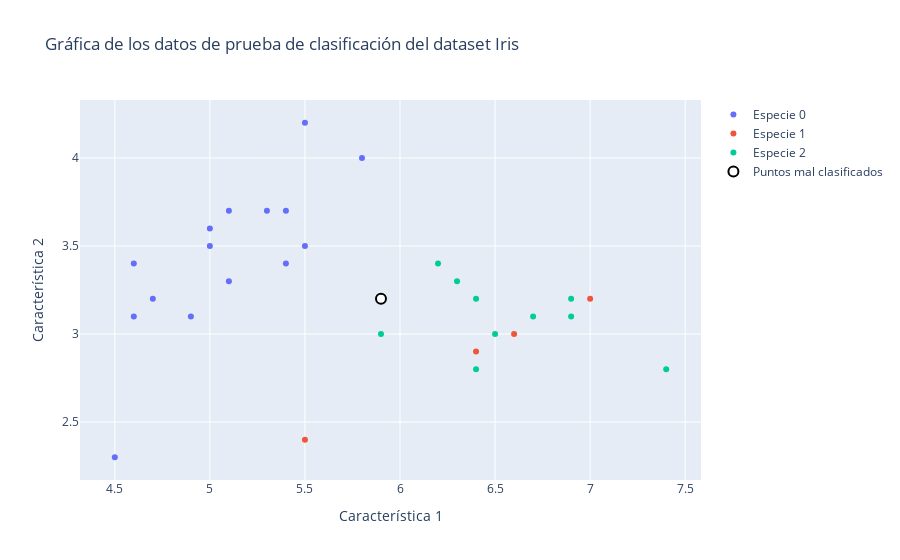

Notebook source saved alongside this figure:
### Code cell
import plotly.graph_objects as go
#Buscamos los indices de los puntos bien y mal clasificados
indices_puntos_bien_clasificados = [i for i in range(len(test_labels)) if test_labels[i] == y_estimado[i]]
indices_puntos_mal_clasificados = [i for i in range(len(test_labels)) if test_labels[i] != y_estimado[i]]
#Como menciona la práctica tomamos unicamente 2 características aunque algunas referencias establecen que es mas apropiado usar un PCA
#Guardamos los datos de las plantas correctamente clasificadas por el modelo
x_correctas = [test_data[i][0] for i in indices_puntos_bien_clasificados]
y_correctas = [test_data[i][1] for i in indices_puntos_bien_clasificados]
#Guardamos los de los datos erroneamente clasificados
x_incorrectas = [test_data[i][0] for i in indices_puntos_mal_clasificados]
y_incorrectas = [test_data[i][1] for i in indices_puntos_mal_clasificados]
#Instanciamos el objeto Figure
fig = go.Figure()
# Agregamos los puntos clasificados adecuadamente a la gráfica con un marcador según la clase a la que pertenecen
for label_type in set(test_labels):
    indices = [i for i, etiqueta in enumerate(test_labels) if etiqueta == label_type]
    x = [test_data[i][0] for i in indices]
    y = [test_data[i][1] for i in indices]
    fig.add_trace(go.Scatter(
        x=x,
        y=y,
        mode='markers',
        marker=dict(size=6),
        name=f'Especie {label_type}'
    ))

#Agregamos los puntos erroneamente clasificados con un hueco
fig.add_trace(go.Scatter(
    x=x_incorrectas,
    y=y_incorrectas,
    mode='markers',
    marker=dict(size=10, symbol='circle', line=dict(color='black', width=2),color='white'),
    name='Puntos mal clasificados'
))
fig.update_layout(
    title='Gráfica de los datos de prueba de clasificación del dataset Iris',
    xaxis=dict(title='Característica 1'),
    yaxis=dict(title='Característica 2')
)
#Mostramos la figura
fig.show()

### Figure 1 — Plotly figure (JSON) as saved in the notebook; plotly's stock layout.template omitted (floating-point values rounded to 4 significant figures)
{"data": [{"marker": {"size": 6}, "mode": "markers", "name": "Especie 0", "type": "scatter", "x": [5.4, 5.3, 5.8, 4.9, 5.1, 5.5, 5.1, 5.4, 5, 5.5, 4.5, 4.6, 5, 4.7, 4.6], "y": [3.7, 3.7, 4, 3.1, 3.3, 3.5, 3.7, 3.4, 3.6, 4.2, 2.3, 3.1, 3.5, 3.2, 3.4]}, {"marker": {"size": 6}, "mode": "markers", "name": "Especie 1", "type": "scatter", "x": [5.9, 7, 6.4, 5.5, 6.6], "y": [3.2, 3.2, 2.9, 2.4, 3]}, {"marker": {"size": 6}, "mode": "markers", "name": "Especie 2", "type": "scatter", "x": [6.9, 5.9, 6.3, 6.9, 6.2, 7.4, 6.4, 6.7, 6.4, 6.5], "y": [3.1, 3, 3.3, 3.2, 3.4, 2.8, 2.8, 3.1, 3.2, 3]}, {"marker": {"color": "white", "line": {"color": "black", "width": 2}, "size": 10, "symbol": "circle"}, "mode": "markers", "name": "Puntos mal clasificados", "type": "scatter", "x": [5.9], "y": [3.2]}], "layout": {"title": {"text": "Gráfica de los datos de prueba de clasificación del dataset Iris"}, "xaxis": {"title": {"text": "Característica 1"}}, "yaxis": {"title": {"text": "Característica 2"}}}}
